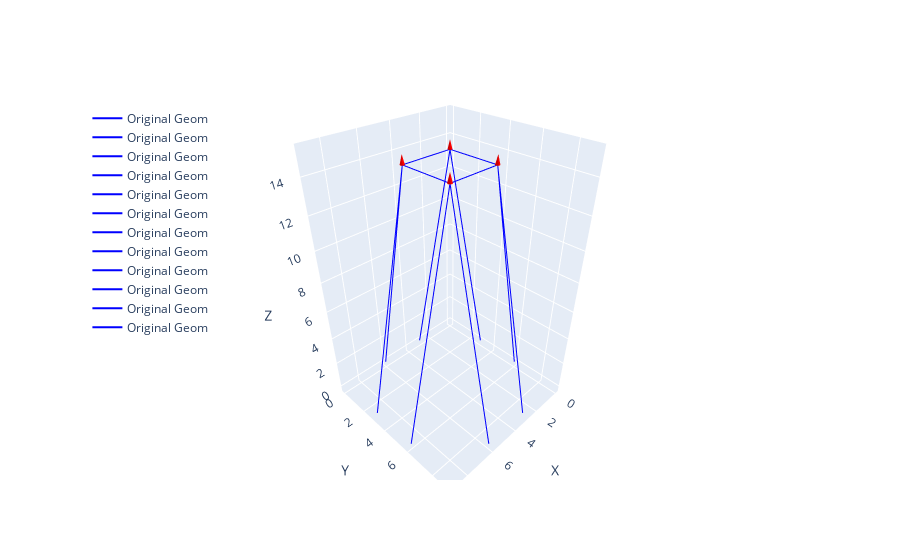

Notebook code cell kept with this figure:
### Code cell
###### With none-FE part

import torch
import torch.optim as optim
import matplotlib.pyplot as plt
from mpl_toolkits.mplot3d import Axes3D
import numpy as np
import plotly.graph_objects as go

# q.grad.zero_()


# In[663]:


######################## explanation
## "The example model is based on a 5-nodes grid shell strcuture
##  which has a crossing projection in the x-y plane"
##  The FE part would be based on the Euler-bernoulli beam theory


# In[664]:


## Initial Geom
# Initial Coords:
node_coords = torch.tensor(
    [[0.0, 3.0, 0.0], [0.0, 6.0, 0.0], [3.0, 0.0, 0.0], [3.0, 3.0, 0.0], [3.0, 6.0, 0.0], [3.0, 9.0, 0.0],
     [6.0, 0.0, 0.0], [6.0, 3.0, 0.0], [6.0, 6.0, 0.0] ,[6.0, 9.0, 0.0], [9.0, 3.0 ,0.0], [9.0, 6.0, 0.0]],
    dtype=torch.float32, requires_grad=True, )
connectivity = [[1, 4], [2, 5], [3, 4], [5, 4], [6, 5], [4, 8], [7, 8], [9, 8],[11, 8],[10, 9],[12, 9],[5, 9]]
n_dof_per_node = 6  # Degrees of freedom per node
total_dof = n_dof_per_node * len(node_coords)
Fixed_nodes = [1, 2, 3, 6, 7, 10, 11, 12]
Free_nodes = []
n_elements = len(connectivity)
n_nodes = len(node_coords)
for i in range(1, n_nodes + 1):
    if i not in Fixed_nodes:
        Free_nodes.append(i)
idx_CF = [node - 1 for node in Fixed_nodes]
idx_CN = [i for i in range(n_nodes) if i not in idx_CF]

# In[665]:


## Force condition
####### Force condition -> need for modification
## +0 to x direction ; +1 to y direction ; +2 to Z direction
## +3 Bending around the z axis ; +4 bending around y axis ; +5 Twisting
# implement upwards loading of 50 kN at every free nodes
F = torch.zeros(total_dof, dtype=torch.float32)
f_n = Free_nodes
f_type = [2, 2, 2, 2]  # The force type
F_value = torch.tensor([50.0, 50.0, 50.0, 50.0]) * 1000  # The force value/direction
r = 1 / torch.max(F_value)
# print(r)
F_sign = torch.sign(F_value)
for idx, i in enumerate(f_n):
    F[6 * (i - 1) + f_type[idx]] = F_value[idx]  # unit: KN / KN*m

px = torch.zeros(len(f_n), 1, dtype=torch.float32)
py = torch.zeros(len(f_n), 1, dtype=torch.float32)
pz = torch.zeros(len(f_n), 1, dtype=torch.float32)

for i in range(len(f_n)):
    if f_type[idx] == 0:
        px[i] = F_value[i]
    elif f_type[idx] == 1:
        py[i] = F_value[i]
    elif f_type[idx] == 2:
        pz[i] = F_value[i]


## Obtaining Matrix D
# Assembly the nodal-branch matrix:
C = torch.zeros(n_elements, n_nodes, dtype=torch.float32)
for n, (i, j) in enumerate(connectivity):
    C[n, i - 1] = 1
    C[n, j - 1] = -1
CF = C[:, idx_CF]
CN = C[:, idx_CN]


# Assembly D
def FDM (Q,CN=CN, CF=CF, px=px, py=py, pz=pz,Fixed_nodes=Fixed_nodes, Free_nodes=Free_nodes,node_coords=node_coords) :
    Dn = torch.matmul(torch.transpose(CN, 0, 1), torch.matmul(Q, CN))
    DF = torch.matmul(torch.transpose(CN, 0, 1), torch.matmul(Q, CF))
    ## Coordinates solution
    # separate the coordinates:
    fixed_idces = [node - 1 for node in Fixed_nodes]
    xF = node_coords[fixed_idces, 0].unsqueeze(1)
    yF = node_coords[fixed_idces, 1].unsqueeze(1)
    zF = node_coords[fixed_idces, 2].unsqueeze(1)
    xN = torch.matmul(torch.inverse(Dn), (px - torch.matmul(DF, xF)))
    yN = torch.matmul(torch.inverse(Dn), (py - torch.matmul(DF, yF)))
    zN = torch.matmul(torch.inverse(Dn), (pz - torch.matmul(DF, zF)))
    ## Coordinates renewal: 
    new_node_coords = node_coords.clone()
    for idx, node in enumerate(Free_nodes):
        node_idx = node - 1
        new_node_coords[node_idx, 0] = xN[idx]
        new_node_coords[node_idx, 1] = yN[idx]
        new_node_coords[node_idx, 2] = zN[idx]

    return new_node_coords

# In[670]:

## Check point: FDM completed
# if q.grad is not None:
#     q.grad.zero_()
# loss = torch.sum(new_node_coords[:, 2])
# loss.backward()
# print("Gradient of q:")
# print(q.grad)



# Element creating
#################  input below:
############################################################################################################## input
# initial coordinates

####### BCs
fixed_dof = []
for node in Fixed_nodes:
    fixed_dof.extend([(node - 1) * 6 + i for i in range(6)])
# print(fixed_dof)
####### Gradient descent
step = 0.001
epochs = 1000

####### Plotting
steps = 20  # steps for tracing deformation shape
###################################################################################################################################################
###################################################################################################################################################


### Defining the OBJ:
Obj_coords = 15
def Average_height(Free_nodes, new_node_coords):
    n_free_nodes = len(Free_nodes)
    Free_nodes = torch.tensor(Free_nodes)
    AH = torch.sum(new_node_coords[(Free_nodes - 1), 2])/ n_free_nodes
    return AH

# In[679]:

# Optimized Variables
## initial variables
q = torch.rand(1, requires_grad=True)
## Optimization
torch.autograd.set_detect_anomaly(True)
# Optimizer setting
# optimizer = optim.Adam([q], lr=step)
# Loop start
Loss_his = []
for iteration in range(epochs + 1):
    print(iteration)
    # Forwards
    q_vec = q.expand(n_elements)
    Q = torch.diag(q_vec) * 1 / r  # scaling
    new_node_coords = FDM(Q)
    N_coords = new_node_coords.clone()
    print(N_coords)
    AVE = Average_height(Free_nodes, N_coords)
    print(AVE)
    # loss
    Loss = torch.norm(AVE - Obj_coords)
    Loss_his.append(Loss.item())
    # Backwards
    if q.grad is not None:
        q.grad.zero_()
    # print(q.grad)
    Loss.backward(retain_graph=True)

    # Grad
    gradients = q.grad
    frob_norm = torch.norm(gradients)
#     print(gradients)
#     optimizer.step()
    q = q -  gradients / frob_norm * step
    q = q.detach().requires_grad_(True)
    print(new_node_coords)
    # print iteration
    if iteration % 5 == 0:
        print(f"Iteration {iteration}: Normalized Gradient = {frob_norm}, Adaptive learning rate = {step}")
print("Optimization completed.")
print(q)
# print("coordinates:",node_coords)

#############################################################################################################
# Coordinates assembly:
Coordinates = new_node_coords.reshape(-1)
# print(Coordinates)
## Coordinates renewal:
New_Coordinates = torch.zeros(n_nodes * 3, dtype=torch.float32)

x_orig = Coordinates[0::3]
y_orig = Coordinates[1::3]
z_orig = Coordinates[2::3]
fig = go.Figure()

for connection in connectivity:
    i, j = connection
    fig.add_trace(go.Scatter3d(
        x=[x_orig[i-1].item(), x_orig[j-1].item()],
        y=[y_orig[i-1].item(), y_orig[j-1].item()],
        z=[z_orig[i-1].item(), z_orig[j-1].item()],
        mode='lines',
        line=dict(color='blue', width=2),
        name='Original Geom'
    ))


for node in Free_nodes:
    fig.add_trace(go.Cone(
        x=[x_orig[node-1].item()],  
        y=[y_orig[node-1].item()],  
        z=[z_orig[node-1].item()],  
        u=[0],  
        v=[0],  
        w=[1],  
        sizemode='scaled',
        sizeref=0.5, 
        anchor='tail',  
        colorscale=[[0, 'red'], [1, 'red']],  
        showscale=False,
        name=f'Free Node {node}'
    ))



fig.update_layout(
    scene=dict(
        xaxis_title='X',
        yaxis_title='Y',
        zaxis_title='Z',
        aspectmode='data' 
    ),
    legend=dict(
        yanchor="top",
        y=0.99,
        xanchor="left",
        x=0.01
    )
)

fig.show()
### Plot the optimization history
plt.figure()
plt.plot(range(epochs + 1), Loss_his, label='Norm history')
plt.xlabel('Itertions')
plt.ylabel('LOss')
plt.title('Loss vs. Iterations')
plt.legend()
plt.grid(True)
plt.show()

### Figure 1 — Plotly figure (JSON) as saved in the notebook; plotly's stock layout.template omitted (floating-point values rounded to 4 significant figures)
{"data": [{"line": {"color": "blue", "width": 2}, "mode": "lines", "name": "Original Geom", "type": "scatter3d", "x": [0, 3], "y": [3, 3], "z": [0, 14.59]}, {"line": {"color": "blue", "width": 2}, "mode": "lines", "name": "Original Geom", "type": "scatter3d", "x": [0, 3.0], "y": [6, 6], "z": [0, 14.59]}, {"line": {"color": "blue", "width": 2}, "mode": "lines", "name": "Original Geom", "type": "scatter3d", "x": [3, 3], "y": [0, 3], "z": [0, 14.59]}, {"line": {"color": "blue", "width": 2}, "mode": "lines", "name": "Original Geom", "type": "scatter3d", "x": [3.0, 3], "y": [6, 3], "z": [14.59, 14.59]}, {"line": {"color": "blue", "width": 2}, "mode": "lines", "name": "Original Geom", "type": "scatter3d", "x": [3, 3.0], "y": [9, 6], "z": [0, 14.59]}, {"line": {"color": "blue", "width": 2}, "mode": "lines", "name": "Original Geom", "type": "scatter3d", "x": [3, 6], "y": [3, 3.0], "z": [14.59, 14.59]}, {"line": {"color": "blue", "width": 2}, "mode": "lines", "name": "Original Geom", "type": "scatter3d", "x": [6, 6], "y": [0, 3.0], "z": [0, 14.59]}, {"line": {"color": "blue", "width": 2}, "mode": "lines", "name": "Original Geom", "type": "scatter3d", "x": [6.0, 6], "y": [6, 3.0], "z": [14.59, 14.59]}, {"line": {"color": "blue", "width": 2}, "mode": "lines", "name": "Original Geom", "type": "scatter3d", "x": [9, 6], "y": [3, 3.0], "z": [0, 14.59]}, {"line": {"color": "blue", "width": 2}, "mode": "lines", "name": "Original Geom", "type": "scatter3d", "x": [6, 6.0], "y": [9, 6], "z": [0, 14.59]}, {"line": {"color": "blue", "width": 2}, "mode": "lines", "name": "Original Geom", "type": "scatter3d", "x": [9, 6.0], "y": [6, 6], "z": [0, 14.59]}, {"line": {"color": "blue", "width": 2}, "mode": "lines", "name": "Original Geom", "type": "scatter3d", "x": [3.0, 6.0], "y": [6, 6], "z": [14.59, 14.59]}, {"anchor": "tail", "colorscale": [[0, "red"], [1, "red"]], "name": "Free Node 4", "showscale": false, "sizemode": "scaled", "sizeref": 0.5, "type": "cone", "u": [0], "v": [0], "w": [1], "x": [3], "y": [3], "z": [14.59]}, {"anchor": "tail", "colorscale": [[0, "red"], [1, "red"]], "name": "Free Node 5", "showscale": false, "sizemode": "scaled", "sizeref": 0.5, "type": "cone", "u": [0], "v": [0], "w": [1], "x": [3.0], "y": [6], "z": [14.59]}, {"anchor": "tail", "colorscale": [[0, "red"], [1, "red"]], "name": "Free Node 8", "showscale": false, "sizemode": "scaled", "sizeref": 0.5, "type": "cone", "u": [0], "v": [0], "w": [1], "x": [6], "y": [3.0], "z": [14.59]}, {"anchor": "tail", "colorscale": [[0, "red"], [1, "red"]], "name": "Free Node 9", "showscale": false, "sizemode": "scaled", "sizeref": 0.5, "type": "cone", "u": [0], "v": [0], "w": [1], "x": [6.0], "y": [6], "z": [14.59]}], "layout": {"legend": {"x": 0.01, "xanchor": "left", "y": 0.99, "yanchor": "top"}, "scene": {"aspectmode": "data", "xaxis": {"title": {"text": "X"}}, "yaxis": {"title": {"text": "Y"}}, "zaxis": {"title": {"text": "Z"}}}}}
